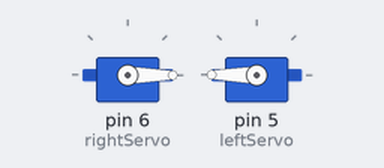
Bench run of a sketch on a simulated Arduino Uno, built with avr-gcc and run on an emulated ATmega328P. On the bench: 2 × servo.

Above: at 0.05 s.
At 2.5 s:
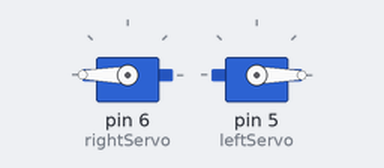
At 5.0 s:
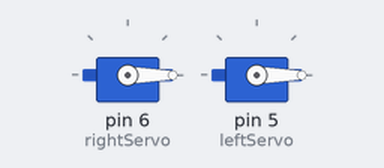
At 10.0 s:
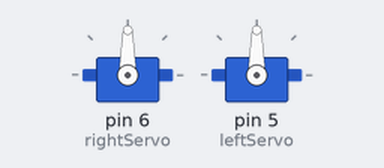
Timing chart, 0 to 13.0 s (numbered marks = the images above):
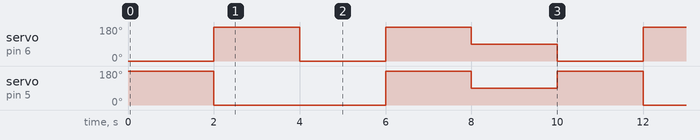

The sketch:

Step5.ino
```cpp
#include <Servo.h>

Servo rightServo;
Servo leftServo;

const int rightForward = 0;
const int rightBackward = 180;

const int leftForward = 180;
const int leftBackward = 0;

const int brake = 90;

void setup()
{
	rightServo.attach(6);
	leftServo.attach(5);
}

void loop()
{
///////////////////// NEW CODE /////////////////////////

	forward();
	delay(2000);

	backward();
	delay(2000);

	left();
	delay(2000);

	right();
	delay(2000);

	allStop();
	delay(2000);

/////////////////////////////////////////////////////////
}

void forward()
{
	rightServo.write(rightForward);
	leftServo.write(leftForward);
}

///////////////////// NEW CODE /////////////////////////

void backward()
{
	rightServo.write(rightBackward);
	leftServo.write(leftBackward);
}

void left()
{
	rightServo.write(rightForward);
	leftServo.write(leftBackward);
}

void right()
{
	rightServo.write(rightBackward);
	leftServo.write(leftForward);
}

void allStop()
{
	rightServo.write(brake);
	leftServo.write(brake);
}

/////////////////////////////////////////////////////////
```

Measured:
- by itself, servo on pin 6 (rightServo): repeats every 10.0 s: 0° 2.0 s, 180° 2.0 s, 90° 2.0 s, 0° 2.0 s, 180° 2.0 s
- by itself, servo on pin 5 (leftServo): repeats every 10.0 s: 180° 2.0 s, 90° 2.0 s, 180° 2.0 s, 0° 4.0 s
